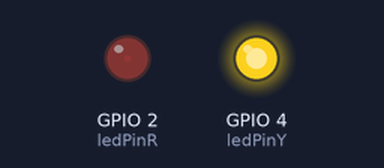
This sketch was run on a simulated ESP32. Shown: output pins drawn as LEDs (lit = HIGH). What the sketch prints to the serial monitor is not drawn.

Above: at 0.05 s.
At 1.15 s:
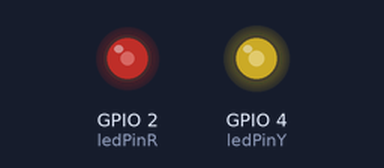
At 2.3 s:
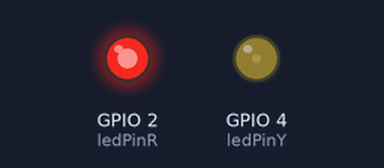
At 4.6 s:
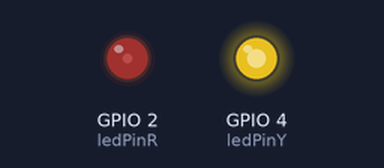
Timing chart, 0 to 6.7 s (numbered marks = the images above):
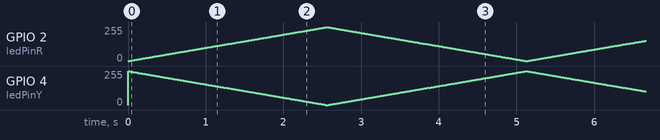

The sketch:

ex06.ino
```cpp
// 定义两个 LED 引脚
const int ledPinR = 2;   // 红灯
const int ledPinY = 4;   // 黄灯

// PWM 配置
const int pwmFreq = 5000;       // 频率 5kHz
const int pwmResolution = 8;    // 分辨率 8 位

void setup() {
  // 初始化两个 PWM 通道（ledcAttach 会自动分配可用通道）
  ledcAttach(ledPinR, pwmFreq, pwmResolution);
  ledcAttach(ledPinY, pwmFreq, pwmResolution);

  // 可选：串口输出启动信息
  Serial.begin(115200);
  Serial.println("警车双闪灯效已启动");
}

void loop() {
  // 阶段1：红灯逐渐变亮，黄灯 逐渐变暗
  for (int duty = 0; duty <= 255; duty++) {
    ledcWrite(ledPinR, duty);           //红灯亮度增加
    ledcWrite(ledPinY, 255 - duty);     // 黄灯 亮度减少
    delay(10);                          // 控制渐变速度（10ms 过渡平滑）
  }

  // 阶段2：红灯逐渐变暗，黄灯逐渐变亮
  for (int duty = 255; duty >= 0; duty--) {
    ledcWrite(ledPinR, duty);           // 红灯亮度减少
    ledcWrite(ledPinY, 255 - duty);     //黄灯亮度增加
    delay(10);
  }
}
```
